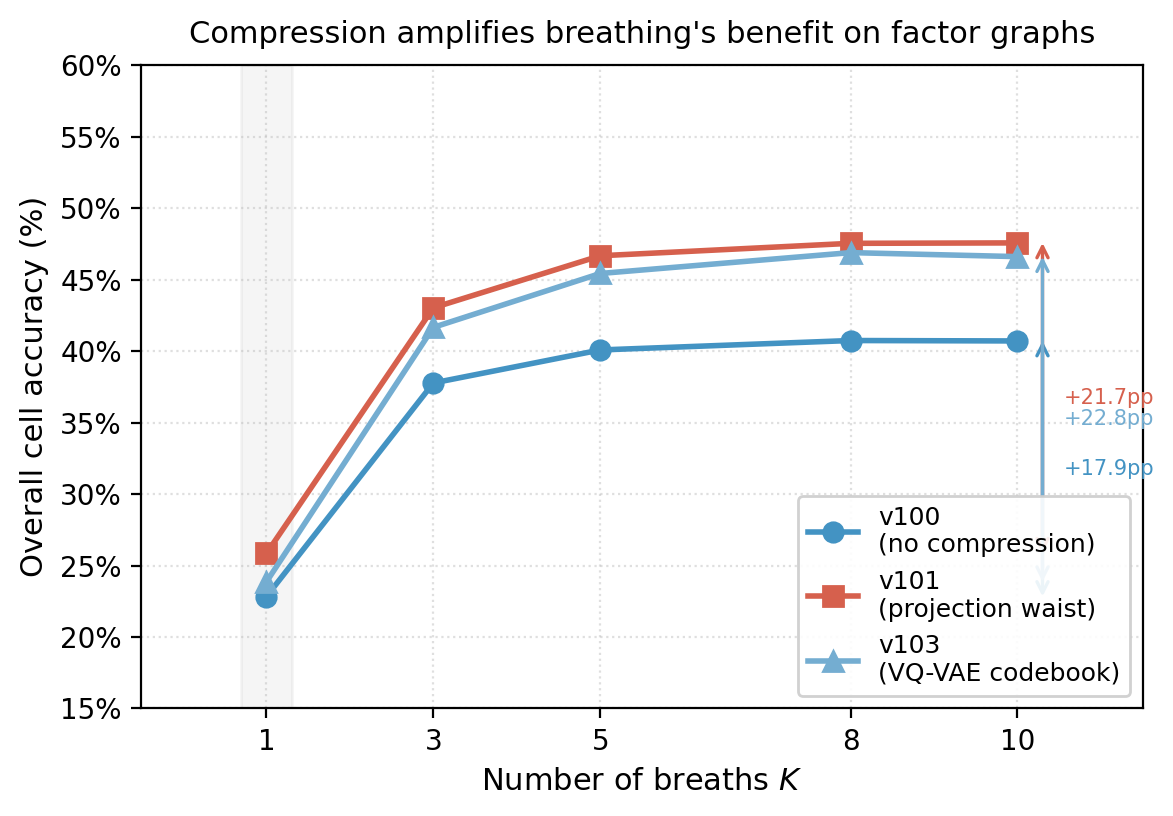

This figure's Python source:
"""
Figure 2: Cross-architecture K-sweep
Data from /tmp/cross_ksweep.log (v100, v101_peak, v103)
"""

import numpy as np
import matplotlib
matplotlib.use("Agg")
import matplotlib.pyplot as plt
import matplotlib.patches as mpatches
import os

# --- Data extracted from /tmp/cross_ksweep.log ---
K_vals = [1, 3, 5, 8, 10]

# OVERALL cell_acc per architecture
data = {
    "v100\n(no compression)":     [0.2283, 0.3777, 0.4008, 0.4074, 0.4071],
    "v101\n(projection waist)":   [0.2585, 0.4303, 0.4667, 0.4754, 0.4757],
    "v103\n(VQ-VAE codebook)":    [0.2386, 0.4166, 0.4543, 0.4689, 0.4661],
}

colors = {
    "v100\n(no compression)":   "#4393c3",
    "v101\n(projection waist)": "#d6604d",
    "v103\n(VQ-VAE codebook)":  "#74add1",
}
markers = {
    "v100\n(no compression)":   "o",
    "v101\n(projection waist)": "s",
    "v103\n(VQ-VAE codebook)":  "^",
}

fig, ax = plt.subplots(figsize=(6.0, 4.2))

for label, acc_list in data.items():
    pct = [100 * a for a in acc_list]
    ax.plot(K_vals, pct, marker=markers[label], color=colors[label],
            lw=2.0, ms=7, label=label, zorder=4)
    # Annotate K=1 vs K=10 gap with a vertical bracket at K=10
    gap = pct[-1] - pct[0]
    ax.annotate("", xy=(10.3, pct[-1]), xytext=(10.3, pct[0]),
                arrowprops=dict(arrowstyle="<->", color=colors[label],
                                lw=1.2, shrinkA=0, shrinkB=0))
    ax.text(10.55, (pct[-1] + pct[0]) / 2, f"+{gap:.1f}pp",
            color=colors[label], fontsize=7.5, va="center")

ax.set_xlabel("Number of breaths $K$", fontsize=11)
ax.set_ylabel("Overall cell accuracy (%)", fontsize=11)
ax.set_title("Compression amplifies breathing's benefit on factor graphs", fontsize=11, pad=8)
ax.set_xlim(-0.5, 11.5)
ax.set_ylim(15, 60)
ax.set_xticks(K_vals)
ax.yaxis.set_major_formatter(plt.FuncFormatter(lambda x, _: f"{x:.0f}%"))
ax.legend(fontsize=9, loc="lower right", framealpha=0.9, ncol=1)
ax.grid(True, ls=":", alpha=0.4)

# Shade the K=1 baseline vs K=10 region lightly
ax.axvspan(0.7, 1.3, alpha=0.08, color="gray", label="")

fig.tight_layout()

out_dir = os.path.dirname(os.path.abspath(__file__))
fig.savefig(os.path.join(out_dir, "fig2_cross_arch_ksweep.png"), dpi=200, bbox_inches="tight")
fig.savefig(os.path.join(out_dir, "fig2_cross_arch_ksweep.pdf"), bbox_inches="tight")
print("Saved fig2_cross_arch_ksweep.{png,pdf}")
